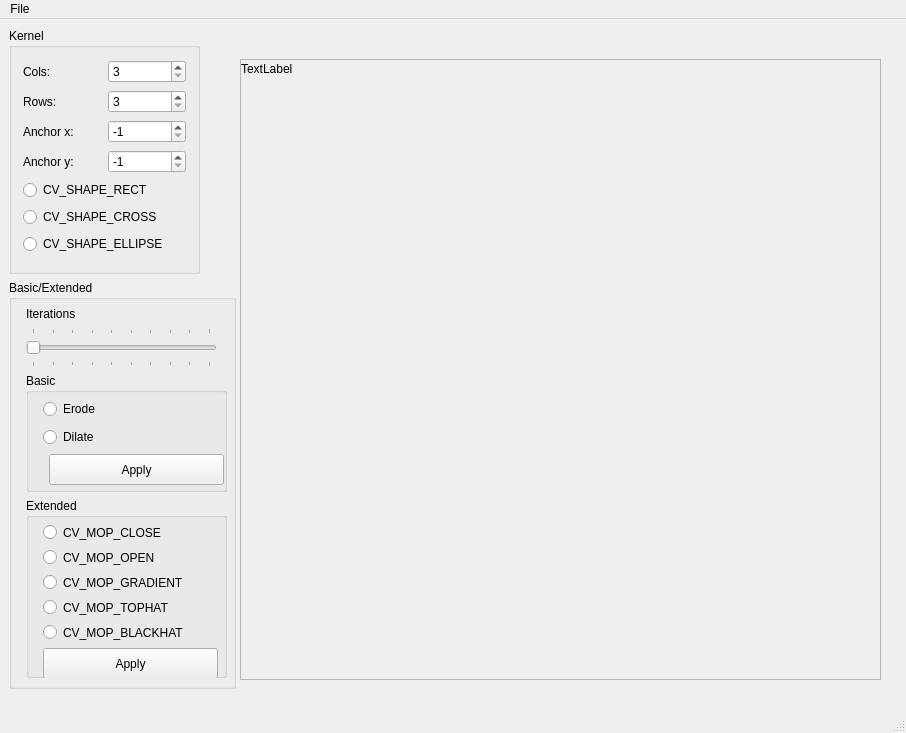
<?xml version="1.0" encoding="UTF-8"?>
<ui version="4.0">
 <class>MainWindow</class>
 <widget class="QMainWindow" name="MainWindow">
  <property name="windowModality">
   <enum>Qt::WindowModal</enum>
  </property>
  <property name="geometry">
   <rect>
    <x>0</x>
    <y>0</y>
    <width>906</width>
    <height>733</height>
   </rect>
  </property>
  <property name="sizePolicy">
   <sizepolicy hsizetype="Maximum" vsizetype="Maximum">
    <horstretch>0</horstretch>
    <verstretch>0</verstretch>
   </sizepolicy>
  </property>
  <property name="windowTitle">
   <string>MainWindow</string>
  </property>
  <widget class="QWidget" name="centralWidget">
   <widget class="QGroupBox" name="groupMorph">
    <property name="geometry">
     <rect>
      <x>9</x>
      <y>261</y>
      <width>227</width>
      <height>409</height>
     </rect>
    </property>
    <property name="title">
     <string>Basic/Extended</string>
    </property>
    <widget class="QGroupBox" name="groupBoxBasic">
     <property name="geometry">
      <rect>
       <x>17</x>
       <y>93</y>
       <width>201</width>
       <height>119</height>
      </rect>
     </property>
     <property name="title">
      <string>Basic</string>
     </property>
     <widget class="QRadioButton" name="radioErode">
      <property name="geometry">
       <rect>
        <x>17</x>
        <y>25</y>
        <width>71</width>
        <height>22</height>
       </rect>
      </property>
      <property name="mouseTracking">
       <bool>false</bool>
      </property>
      <property name="text">
       <string>Erode</string>
      </property>
     </widget>
     <widget class="QRadioButton" name="radioDilate">
      <property name="geometry">
       <rect>
        <x>17</x>
        <y>53</y>
        <width>71</width>
        <height>22</height>
       </rect>
      </property>
      <property name="mouseTracking">
       <bool>false</bool>
      </property>
      <property name="text">
       <string>Dilate</string>
      </property>
     </widget>
     <widget class="QPushButton" name="pushButtonBasic">
      <property name="geometry">
       <rect>
        <x>23</x>
        <y>81</y>
        <width>175</width>
        <height>31</height>
       </rect>
      </property>
      <property name="text">
       <string>Apply</string>
      </property>
     </widget>
    </widget>
    <widget class="QGroupBox" name="groupBoxExtended">
     <property name="geometry">
      <rect>
       <x>17</x>
       <y>218</y>
       <width>201</width>
       <height>180</height>
      </rect>
     </property>
     <property name="title">
      <string>Extended</string>
     </property>
     <widget class="QRadioButton" name="radioMopTophat">
      <property name="geometry">
       <rect>
        <x>17</x>
        <y>100</y>
        <width>175</width>
        <height>19</height>
       </rect>
      </property>
      <property name="text">
       <string>CV_MOP_TOPHAT</string>
      </property>
     </widget>
     <widget class="QRadioButton" name="radioButtonMopClose">
      <property name="geometry">
       <rect>
        <x>17</x>
        <y>25</y>
        <width>175</width>
        <height>19</height>
       </rect>
      </property>
      <property name="text">
       <string>CV_MOP_CLOSE</string>
      </property>
     </widget>
     <widget class="QRadioButton" name="radioButtonMopGradient">
      <property name="geometry">
       <rect>
        <x>17</x>
        <y>75</y>
        <width>175</width>
        <height>19</height>
       </rect>
      </property>
      <property name="text">
       <string>CV_MOP_GRADIENT</string>
      </property>
     </widget>
     <widget class="QRadioButton" name="radioMopBlackhat">
      <property name="geometry">
       <rect>
        <x>17</x>
        <y>125</y>
        <width>175</width>
        <height>19</height>
       </rect>
      </property>
      <property name="text">
       <string>CV_MOP_BLACKHAT</string>
      </property>
     </widget>
     <widget class="QRadioButton" name="radioButtonMopOpen">
      <property name="geometry">
       <rect>
        <x>17</x>
        <y>50</y>
        <width>175</width>
        <height>19</height>
       </rect>
      </property>
      <property name="text">
       <string>CV_MOP_OPEN</string>
      </property>
     </widget>
     <widget class="QPushButton" name="pushButtonExtended">
      <property name="geometry">
       <rect>
        <x>17</x>
        <y>150</y>
        <width>175</width>
        <height>31</height>
       </rect>
      </property>
      <property name="text">
       <string>Apply</string>
      </property>
     </widget>
    </widget>
    <widget class="QSlider" name="horizontalSliderIter">
     <property name="geometry">
      <rect>
       <x>17</x>
       <y>48</y>
       <width>191</width>
       <height>39</height>
      </rect>
     </property>
     <property name="minimum">
      <number>1</number>
     </property>
     <property name="maximum">
      <number>10</number>
     </property>
     <property name="pageStep">
      <number>1</number>
     </property>
     <property name="value">
      <number>1</number>
     </property>
     <property name="orientation">
      <enum>Qt::Horizontal</enum>
     </property>
     <property name="tickPosition">
      <enum>QSlider::TicksBothSides</enum>
     </property>
    </widget>
    <widget class="QLabel" name="labelIter">
     <property name="geometry">
      <rect>
       <x>17</x>
       <y>25</y>
       <width>66</width>
       <height>17</height>
      </rect>
     </property>
     <property name="font">
      <font>
       <italic>false</italic>
      </font>
     </property>
     <property name="text">
      <string>Iterations</string>
     </property>
    </widget>
    <zorder>groupBoxExtended</zorder>
    <zorder>groupBoxBasic</zorder>
    <zorder>horizontalSliderIter</zorder>
    <zorder>labelIter</zorder>
   </widget>
   <widget class="QGroupBox" name="groupKern">
    <property name="geometry">
     <rect>
      <x>9</x>
      <y>9</y>
      <width>191</width>
      <height>246</height>
     </rect>
    </property>
    <property name="title">
     <string>Kernel</string>
    </property>
    <layout class="QGridLayout" name="gridLayout_3">
     <item row="0" column="0">
      <widget class="QLabel" name="labelCols">
       <property name="text">
        <string>Cols:</string>
       </property>
      </widget>
     </item>
     <item row="0" column="1">
      <widget class="QSpinBox" name="spinBoxCols">
       <property name="minimum">
        <number>3</number>
       </property>
      </widget>
     </item>
     <item row="1" column="0">
      <widget class="QLabel" name="labelRows">
       <property name="text">
        <string>Rows:</string>
       </property>
      </widget>
     </item>
     <item row="1" column="1">
      <widget class="QSpinBox" name="spinBoxRows">
       <property name="mouseTracking">
        <bool>false</bool>
       </property>
       <property name="minimum">
        <number>3</number>
       </property>
      </widget>
     </item>
     <item row="2" column="0">
      <widget class="QLabel" name="labelAx">
       <property name="text">
        <string>Anchor x:</string>
       </property>
      </widget>
     </item>
     <item row="2" column="1">
      <widget class="QSpinBox" name="spinBoxAx">
       <property name="minimum">
        <number>-1</number>
       </property>
       <property name="value">
        <number>-1</number>
       </property>
      </widget>
     </item>
     <item row="3" column="0">
      <widget class="QLabel" name="labelAy">
       <property name="text">
        <string>Anchor y:</string>
       </property>
      </widget>
     </item>
     <item row="3" column="1">
      <widget class="QSpinBox" name="spinBoxAy">
       <property name="minimum">
        <number>-1</number>
       </property>
       <property name="value">
        <number>-1</number>
       </property>
      </widget>
     </item>
     <item row="4" column="0" colspan="2">
      <widget class="QRadioButton" name="radioShapeRect">
       <property name="text">
        <string>CV_SHAPE_RECT</string>
       </property>
      </widget>
     </item>
     <item row="5" column="0" colspan="2">
      <widget class="QRadioButton" name="radioShapeCross">
       <property name="text">
        <string>CV_SHAPE_CROSS</string>
       </property>
      </widget>
     </item>
     <item row="6" column="0" colspan="2">
      <widget class="QRadioButton" name="radioShapeEllipse">
       <property name="text">
        <string>CV_SHAPE_ELLIPSE</string>
       </property>
      </widget>
     </item>
    </layout>
   </widget>
   <widget class="QScrollArea" name="scrollArea">
    <property name="geometry">
     <rect>
      <x>240</x>
      <y>40</y>
      <width>641</width>
      <height>621</height>
     </rect>
    </property>
    <property name="widgetResizable">
     <bool>true</bool>
    </property>
    <widget class="QWidget" name="scrollAreaWidgetContents">
     <property name="geometry">
      <rect>
       <x>0</x>
       <y>0</y>
       <width>639</width>
       <height>619</height>
      </rect>
     </property>
     <property name="sizePolicy">
      <sizepolicy hsizetype="Ignored" vsizetype="Ignored">
       <horstretch>0</horstretch>
       <verstretch>0</verstretch>
      </sizepolicy>
     </property>
     <widget class="QLabel" name="labelImage">
      <property name="geometry">
       <rect>
        <x>0</x>
        <y>0</y>
        <width>67</width>
        <height>17</height>
       </rect>
      </property>
      <property name="text">
       <string>TextLabel</string>
      </property>
     </widget>
    </widget>
   </widget>
   <zorder>groupKern</zorder>
   <zorder>groupMorph</zorder>
   <zorder>scrollArea</zorder>
  </widget>
  <widget class="QMenuBar" name="menuBar">
   <property name="geometry">
    <rect>
     <x>0</x>
     <y>0</y>
     <width>906</width>
     <height>25</height>
    </rect>
   </property>
   <widget class="QMenu" name="menuMorph">
    <property name="title">
     <string>File</string>
    </property>
    <addaction name="actionOpen"/>
    <addaction name="actionSave"/>
   </widget>
   <addaction name="menuMorph"/>
  </widget>
  <widget class="QStatusBar" name="statusBar"/>
  <action name="actionOpen">
   <property name="text">
    <string>open</string>
   </property>
  </action>
  <action name="actionSave">
   <property name="text">
    <string>save</string>
   </property>
  </action>
 </widget>
 <layoutdefault spacing="6" margin="11"/>
 <tabstops>
  <tabstop>spinBoxCols</tabstop>
  <tabstop>spinBoxRows</tabstop>
  <tabstop>spinBoxAx</tabstop>
  <tabstop>spinBoxAy</tabstop>
  <tabstop>radioShapeRect</tabstop>
  <tabstop>radioShapeCross</tabstop>
  <tabstop>radioShapeEllipse</tabstop>
  <tabstop>horizontalSliderIter</tabstop>
  <tabstop>radioErode</tabstop>
  <tabstop>radioDilate</tabstop>
  <tabstop>pushButtonBasic</tabstop>
  <tabstop>radioButtonMopClose</tabstop>
  <tabstop>radioButtonMopOpen</tabstop>
  <tabstop>radioButtonMopGradient</tabstop>
  <tabstop>radioMopTophat</tabstop>
  <tabstop>radioMopBlackhat</tabstop>
  <tabstop>pushButtonExtended</tabstop>
 </tabstops>
 <resources/>
 <connections/>
</ui>
